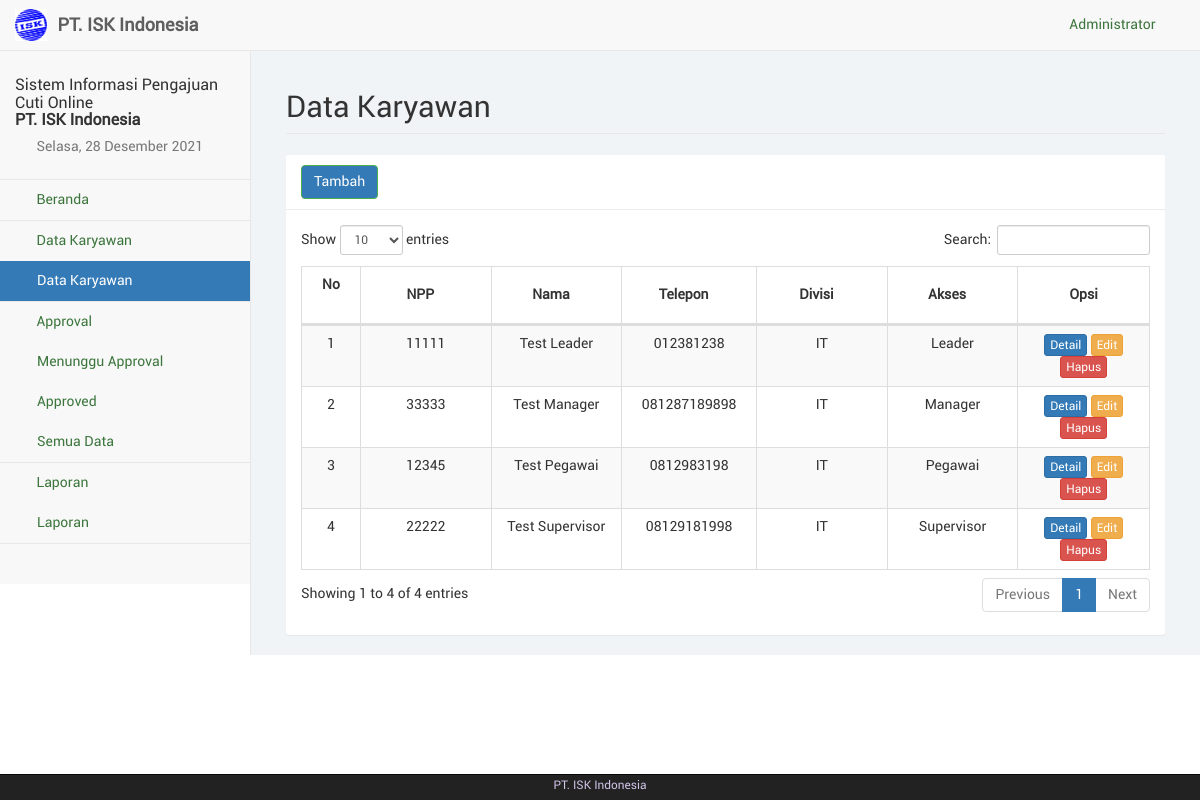
Screenshot of /php/src/karyawan.php (signed in) with the database file from the repository.
### tables this page shows
CREATE TABLE IF NOT EXISTS `employee` (
  `npp` varchar(20) NOT NULL,
  `nama_emp` varchar(100) NOT NULL,
  `jk_emp` varchar(20) NOT NULL,
  `telp_emp` varchar(20) NOT NULL,
  `divisi` varchar(50) NOT NULL,
  `jabatan` varchar(50) NOT NULL,
  `alamat` text NOT NULL,
  `hak_akses` varchar(20) NOT NULL,
  `jml_cuti` int(11) NOT NULL,
  `password` varchar(100) NOT NULL,
  `foto_emp` text NOT NULL,
  `active` varchar(20) NOT NULL,
  `id_adm` int(11) NOT NULL
);

### php/src/sess_check.php (called while the page is built, shortened)
<?php
	$chk_sess = $_SESSION['admin'];
	include("dist/config/koneksi.php");
	$sql_sess = "SELECT * FROM admin WHERE id_adm='". $chk_sess ."'";
	$ress_sess = mysqli_query($conn, $sql_sess);
	$row_sess = mysqli_fetch_array($ress_sess);
	$sess_admname = $row_sess['nama_adm'];
?>

### php/src/karyawan.php (the view, shortened to what this page needs)
<?php
	include("sess_check.php");
	$pagedesc = "Data Karyawan";
	include("layout_top.php");
?>
		<div id="page-wrapper">
            <div class="container-fluid">
                <div class="row">
                    <div class="col-lg-12">
                        <h1 class="page-header">Data Karyawan</h1>
                    </div>
                </div>
				<div class="row">
					<div class="col-lg-12"><?php include("layout_alert.php"); ?></div>
				</div>
				<div class="row">
					<div class="col-lg-12">
						<div class="panel panel-default">
							<div class="panel-heading">
								<a href="karyawan_tambah.php" class="btn btn-success">Tambah</a>
							</div>
							<div class="panel-body">
								<table class="table table-striped table-bordered table-hover" id="tabel-data">
									<thead>
										<tr>
											<th width="1%">No</th>
											<th width="10%">NPP</th>
											<th width="10%">Nama</th>
											<th width="5%">Telepon</th>
											<th width="10%">Divisi</th>
											<th width="10%">Akses</th>
											<th width="10%">Opsi</th>
										</tr>
									</thead>
									<tbody>
										<?php
											$i = 1;
											$sql = "SELECT * FROM employee ORDER BY nama_emp ASC";
											$ress = mysqli_query($conn, $sql);
											while($data = mysqli_fetch_array($ress)) {
												echo '<tr>';
												echo '<td class="text-center">'. $i .'</td>';
												echo '<td class="text-center">'. $data['npp'] .'</td>';
												echo '<td class="text-center">'. $data['nama_emp'] .'</td>';
												echo '<td class="text-center">'. $data['telp_emp'] .'</td>';
												echo '<td class="text-center">'. $data['divisi'] .'</td>';
												echo '<td class="text-center">'. $data['hak_akses'] .'</td>';
												echo '<td class="text-center">
													  <a href="#myModal" data-toggle="modal" data-load-code="'.$data['npp'].'" data-remote-target="#myModal .modal-body" class="btn btn-primary btn-xs">Detail</a>
													  <a href="karyawan_edit.php?npp='. $data['npp'] .'" class="btn btn-warning btn-xs">Edit</a>';?>
													  <a href="karyawan_hapus.php?npp=<?php echo $data['npp'];?>" onclick="return confirm('Apakah anda yakin akan menghapus <?php echo $data['nama_emp'];?>?');" class="btn btn-danger btn-xs">Hapus</a></td>
												<?php
												echo '</tr>';
												$i++;
											}
										?>
									</tbody>
								</table>
							</div>
						</div>
					</div>
				</div>
            </div>
        </div>
<?php
	include("layout_bottom.php");
?>

### php/src/layout_top.php (shortened to what this page needs)
<?php
	$haries = array("Sunday" => "Minggu", "Monday" => "Senin", "Tuesday" => "Selasa", "Wednesday" => "Rabu", "Thursday" => "Kamis", "Friday" => "Jum'at", "Saturday" => "Sabtu");
	$bulans = array("", "Januari", "Februari", "Maret", "April", "Mei", "Juni", "Juli", "Agustus", "September", "Oktober", "November", "Desember");
	$hari_ini = $haries[date("l")];
	$bulan_ini = $bulans[date("n")];
	$tanggal = date("d");
	$tahun = date("Y");
?>
<!DOCTYPE html>
<html lang="en">
<head>
	<link href="libs/bootstrap/dist/css/bootstrap.min.css" rel="stylesheet">
	<link href="libs/metisMenu/dist/metisMenu.min.css" rel="stylesheet">
    <link href="libs/datatables-plugins/integration/bootstrap/3/dataTables.bootstrap.css" rel="stylesheet">
    <link href="libs/datatables-responsive/css/dataTables.responsive.css" rel="stylesheet">
	<link href="dist/css/sb-admin-2.css" rel="stylesheet">
	<link href="dist/css/offline-font.css" rel="stylesheet">
	<link href="dist/css/custom.css" rel="stylesheet">
	<link href="libs/font-awesome/css/font-awesome.min.css" rel="stylesheet" type="text/css">
</head>
<body>
    <div id="wrapper">
        <nav class="navbar navbar-default navbar-static-top" role="navigation" style="margin-bottom: 0">
            <div class="navbar-header">
				<a class="navbar-brand hidden-xs" href="index.php">
					<img src="libs/images/isk-logo.jpg" alt="brand" width="32" class="float-left image-brand">
					<div class="float-right">&nbsp;<strong>PT. ISK Indonesia</strong></div>
				</a>
			</div>
            <ul class="nav navbar-top-links navbar-right">
				<li class="dropdown dropdown-right">
					<a class="dropdown-toggle" data-toggle="dropdown" href="#">
						<i class="fa fa-user fa-fw"></i>&nbsp;<?php echo ucfirst($sess_admname); ?>&nbsp;<i class="fa fa-caret-down"></i>
					</a>
				</li>
			</ul>
            <div class="navbar-default sidebar" role="navigation">
                <div class="sidebar-nav navbar-collapse">
                    <ul class="nav" id="side-menu">
                        <li class="sidebar-search">
							<h4>Sistem Informasi Pengajuan Cuti Online <br> <b>PT. ISK Indonesia</b></h4>
							<h5 class="text-muted"><i class="fa fa-calendar fa-fw"></i>&nbsp;<?php echo $hari_ini.", ".$tanggal." ".$bulan_ini." ".$tahun ?></h5>
						</li>
						<?php
							if($pagedesc == "Beranda") {
								echo '<li><a href="index.php" class="active"><i class="fa fa-home fa-fw"></i>&nbsp;Beranda</a></li>';
							}
							else {
								echo '<li><a href="index.php"><i class="fa fa-home fa-fw"></i>&nbsp;Beranda</a></li>';
							}
							if(isset($menuparent) && $menuparent == "master") {
								echo '<li class="active">';
							}
							else {
								echo '<li>';
							}
						?>
							<a href="#"><i class="fa fa-group fa-fw"></i>&nbsp;Data Karyawan<span class="fa arrow"></span></a>
							<ul class="nav nav-second-level">
								<?php
									if($pagedesc == "Data Karyawan") {
										echo '<li><a href="karyawan.php" class="active">Data Karyawan</a></li>';
									}
									else {
										echo '<li><a href="karyawan.php">Data Karyawan</a></li>';
									}
								?>
							</ul>
						</li>
						<?php
							if(isset($menuparent) && $menuparent == "approval") {
								echo '<li class="active">';
							}
							else {
								echo '<li>';
							}
						?>
							<a href="#"><i class="fa fa-download fa-fw"></i>&nbsp;Approval<span class="fa arrow"></span></a>
							<ul class="nav nav-second-level">
								<?php
									if($pagedesc == "Waiting Approval") {
										echo '<li><a href="app_wait.php" class="active">Menunggu Approval</a></li>';
									}
									else {
										echo '<li><a href="app_wait.php">Menunggu Approval</a></li>';
									}
									if($pagedesc == "Approved") {
										echo '<li><a href="app.php" class="active">Approved</a></li>';
									}
									else {
										echo '<li><a href="app.php">Approved</a></li>';
									}
									if($pagedesc == "Semua Data") {
										echo '<li><a href="app_all.php" class="active">Semua Data</a></li>';
									}
									else {
										echo '<li><a href="app_all.php">Semua Data</a></li>';
									}
								?>
							</ul>
						<?php
							if(isset($menuparent) && $menuparent == "laporan") {
								echo '<li class="active">';
							}
							else {
								echo '<li>';
							}
						?>
							<a href="#"><i class="fa fa-folder fa-fw"></i>&nbsp;Laporan<span class="fa arrow"></span></a>
							<ul class="nav nav-second-level">
								<?php
									if($pagedesc == "Laporan") {
										echo '<li><a href="laporan.php" class="active">Laporan</a></li>';
									}
									else {
										echo '<li><a href="laporan.php">Laporan</a></li>';
									}
								?>
							</ul>
						</li>
	                </ul>
                </div>
            </div>
        </nav>

### rows the page displays
employee: npp "11111", nama_emp "Test Leader", telp_emp "012381238", divisi "IT", hak_akses "Leader"
employee: npp "33333", nama_emp "Test Manager", telp_emp "081287189898", divisi "IT", hak_akses "Manager"
employee: npp "12345", nama_emp "Test Pegawai", telp_emp "0812983198", divisi "IT", hak_akses "Pegawai"
employee: npp "22222", nama_emp "Test Supervisor", telp_emp "08129181998", divisi "IT", hak_akses "Supervisor"

### other values shown
$sess_admname "Administrator"
